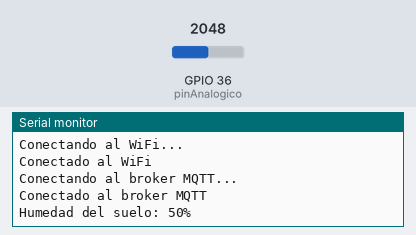
The sketch below on a simulated ESP32. On the bench: the last lines printed to the serial monitor. The test bench sets the inputs (shaded band); at power-on: GPIO 36 (pinAnalogico) = 2048. WiFi joins after 1.5 s; servers stay silent unless stated; no MQTT or app messages arrive unless stated.

Above: at 2.7 s.
2.8 s: GPIO 36 (pinAnalogico) set to 2866
At 3.9 s:
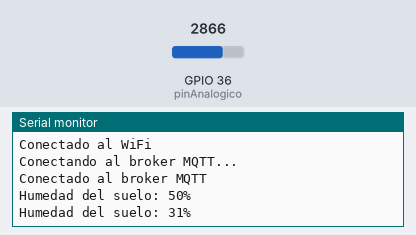
5.5 s: GPIO 36 (pinAnalogico) set to 3603
At 6.6 s:
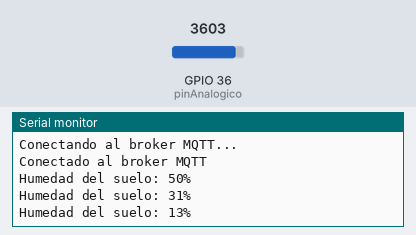
Timing chart, 0 to 8.5 s (numbered marks = the images above; inputs shaded):
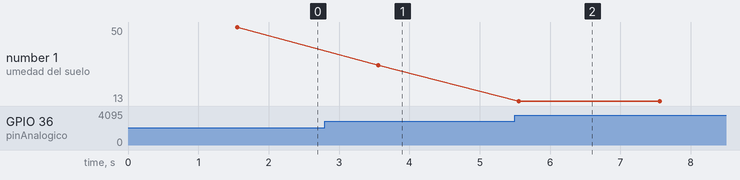

Measured:
- after the input at 2.8 s, the serial monitor: prints a new line after 0.76 s (image 1)
- after the input at 5.5 s, the serial monitor: prints a new line after 0.06 s (image 2)
- plotted number 1: 50 → 31 after the input at 2.8 s, 31 → 13 after the input at 5.5 s

The sketch:

main.ino
```cpp
#include <WiFi.h>
#include <PubSubClient.h>

const char* ssid = "Warleon wifi";       // Cambia por el nombre de tu red Wi-Fi
const char* password = "12345678";       // Cambia por la contraseña de tu red Wi-Fi
const char* mqttServer = "192.168.229.226"; // Dirección IP de tu broker Mosquitto
const int mqttPort = 1883;               // Puerto de Mosquitto (por defecto es 1883)
const char* mqttUser = "";               // Usuario MQTT (si aplica)
const char* mqttPassword = "";           // Contraseña MQTT (si aplica)

WiFiClient espClient;
PubSubClient client(espClient);

int pinAnalogico = 36;  // GPIO36 que corresponde a ADC0

void setup() {
  Serial.begin(115200);

  // Conectar al Wi-Fi
  WiFi.begin(ssid, password);
  while (WiFi.status() != WL_CONNECTED) {
    delay(500);
    Serial.println("Conectando al WiFi...");
  }
  Serial.println("Conectado al WiFi");

  // Configurar el cliente MQTT
  client.setServer(mqttServer, mqttPort);

  // Conectar al broker MQTT
  while (!client.connected()) {
    Serial.println("Conectando al broker MQTT...");
    if (client.connect("ESP32Client", mqttUser, mqttPassword)) {
      Serial.println("Conectado al broker MQTT");
    } else {
      Serial.print("Error de conexión: ");
      Serial.print(client.state());
      delay(2000);
    }
  }
}

void loop() {
  if (!client.connected()) {
    // Reconectar si se desconecta
    while (!client.connected()) {
      Serial.println("Reconectando al broker MQTT...");
      if (client.connect("ESP32Client", mqttUser, mqttPassword)) {
        Serial.println("Reconectado al broker MQTT");
      } else {
        Serial.print("Error de reconexión: ");
        Serial.print(client.state());
        delay(2000);
      }
    }
  }

  client.loop(); // Mantener la conexión al broker MQTT

  // Leer el valor de humedad del sensor
  int valorHumedad = analogRead(pinAnalogico); // Lee el valor analógico (0-4095)
  int porcentajeHumedad = map(valorHumedad, 0, 4095, 100, 0); // Convertir a porcentaje (0-100)

  // Publicar el valor en el tema MQTT
  char msg[50];
  snprintf(msg, 50, "Humedad del suelo: %d%%", porcentajeHumedad);
  client.publish("test/topic", msg);

  Serial.print("Humedad del suelo: ");
  Serial.print(porcentajeHumedad);
  Serial.println("%");

  delay(2000); // Espera 2 segundos antes de la próxima lectura
}
```
